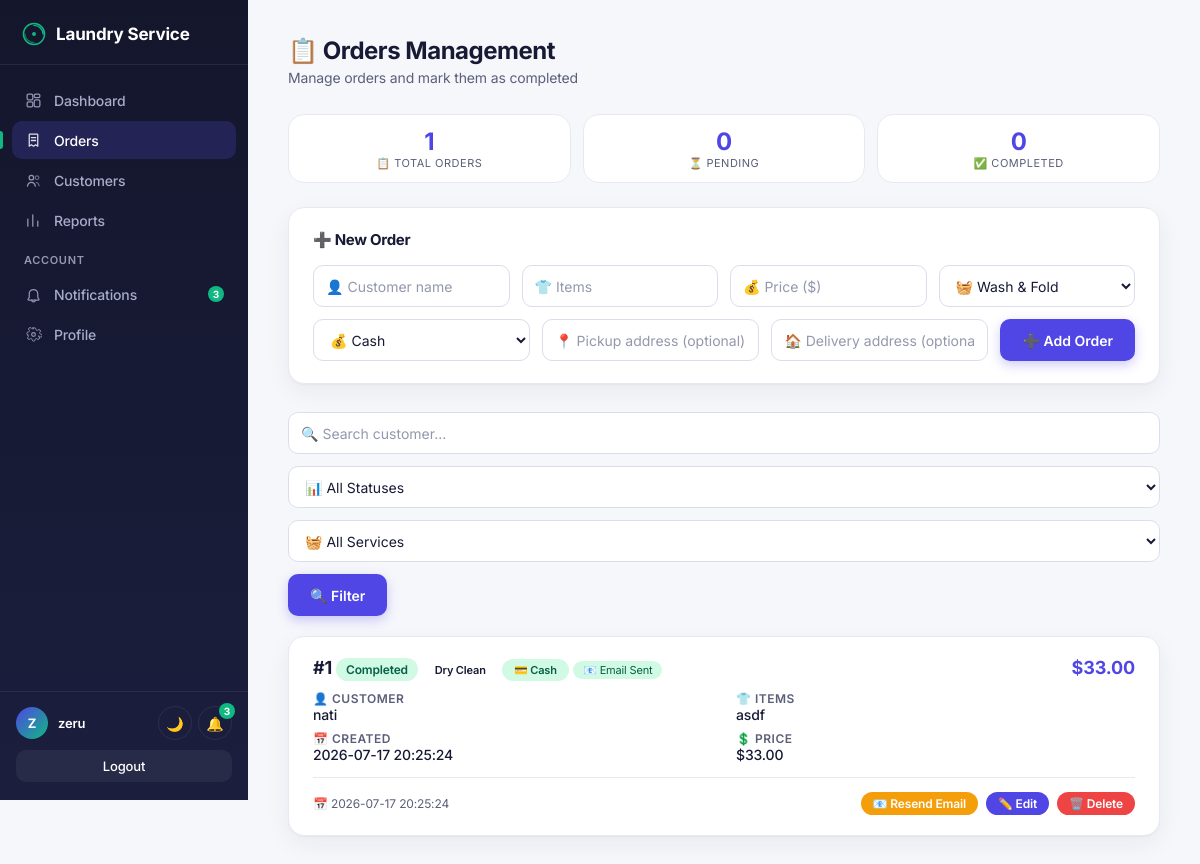
/orders/advanced (signed in), run on the app's committed database.
### tables this page shows
CREATE TABLE orders (
                id INTEGER PRIMARY KEY AUTOINCREMENT,
                customer_name TEXT NOT NULL,
                item_description TEXT NOT NULL,
                price REAL NOT NULL,
                status TEXT NOT NULL DEFAULT 'Pending',
                service_type TEXT DEFAULT 'Wash & Fold',
                payment_method TEXT DEFAULT 'Cash',
                pickup_address TEXT,
                delivery_address TEXT,
                weight REAL DEFAULT 0,
                created_at TEXT DEFAULT CURRENT_TIMESTAMP
            );

### app.py (the view, shortened to what this page needs)
@app.route("/orders/advanced", methods=["GET", "POST"])
@login_required
def orders_advanced():
    search = request.args.get("search", "").strip()
    status_filter = request.args.get("status", "").strip()
    service_filter = request.args.get("service_type", "").strip()
    query = "SELECT * FROM orders WHERE 1=1"
    params = []
    if search:
        query += " AND customer_name LIKE ?"
        params.append(f"%{search}%")
    if status_filter:
        query += " AND status = ?"
        params.append(status_filter)
    if service_filter:
        query += " AND service_type = ?"
        params.append(service_filter)
    query += " ORDER BY id DESC"
    with get_db() as conn:
        orders = conn.execute(query, params).fetchall()
    return render_template("orders_advanced.html",
                         orders=orders,
                         search=search,
                         status_filter=status_filter,
                         service_filter=service_filter)

### app.py (called while the page is built)
@app.context_processor
def inject_csrf():
    if "csrf_token" not in session:
        session["csrf_token"] = secrets.token_hex(16)
    return {"csrf_token": session.get("csrf_token")}

def login_required(f):
    @wraps(f)
    def decorated_function(*args, **kwargs):
        if "username" not in session:
            flash("Please log in first.")
            return redirect(url_for("login"))
        return f(*args, **kwargs)
    return decorated_function

@app.context_processor
def inject_notifications():
    if "username" not in session:
        return {}
    with get_db() as conn:
        unread_count = conn.execute("SELECT COUNT(*) FROM notifications WHERE is_read = 0").fetchone()[0]
        recent_notifications = conn.execute("SELECT * FROM notifications ORDER BY id DESC LIMIT 5").fetchall()
    return {
        "unread_count": unread_count,
        "recent_notifications": recent_notifications,
    }

### database.py (called while the page is built)
def get_connection():
    conn = sqlite3.connect(DB_NAME)
    conn.row_factory = sqlite3.Row
    return conn

def get_db():
    from contextlib import contextmanager
    @contextmanager
    def db_connection():
        conn = get_connection()
        try:
            yield conn
            conn.commit()
        except Exception:
            conn.rollback()
            raise
        finally:
            conn.close()
    return db_connection()

### templates/orders_advanced.html (shortened to what this page needs)
{% extends "base.html" %}
{% block extra_styles %}
<link rel="stylesheet" href="{{ url_for('static', filename='dashboard.css') }}">
{% endblock %}
{% block content %}
{% include "_navbar.html" %}
<div class="dashboard-content">
    <h1>📋 Orders Management</h1>
    <p class="subtitle">Manage orders and mark them as completed</p>
    {% set total = orders|length %}
    {% set pending = 0 %}
    {% set completed = 0 %}
    {% for order in orders %}
        {% if order["status"] == "Pending" %}{% set pending = pending + 1 %}{% endif %}
        {% if order["status"] == "Completed" %}{% set completed = completed + 1 %}{% endif %}
    {% endfor %}
    <div class="stats-bar">
        <div class="stat-item">
            <div class="number">{{ total }}</div>
            <div class="label">📋 Total Orders</div>
        </div>
        <div class="stat-item">
            <div class="number">{{ pending }}</div>
            <div class="label">⏳ Pending</div>
        </div>
        <div class="stat-item">
            <div class="number">{{ completed }}</div>
            <div class="label">✅ Completed</div>
        </div>
    </div>
    <div class="order-form-card">
        <h2>➕ New Order</h2>
        <form method="POST" action="{{ url_for('orders_advanced') }}" class="order-form">
            <input type="text" name="customer_name" placeholder="👤 Customer name" required>
            <input type="text" name="item_description" placeholder="👕 Items" required>
            <input type="number" step="0.01" name="price" placeholder="💰 Price ($)" required>
            <select name="service_type">
                <option value="Wash & Fold">🧺 Wash & Fold</option>
            </select>
            <select name="payment_method">
                <option value="Cash">💰 Cash</option>
            </select>
            <input type="text" name="pickup_address" placeholder="📍 Pickup address (optional)">
            <input type="text" name="delivery_address" placeholder="🏠 Delivery address (optional)">
            <button type="submit">➕ Add Order</button>
        </form>
    </div>
    <div class="filter-bar">
        <form method="GET" action="{{ url_for('orders_advanced') }}" class="filter-form">
            <input type="text" name="search" placeholder="🔍 Search customer..." value="{{ search or '' }}">
            <select name="status">
                <option value="">📊 All Statuses</option>
            </select>
            <select name="service_type">
                <option value="">🧺 All Services</option>
            </select>
            <button type="submit" class="filter-btn">🔍 Filter</button>
        </form>
    </div>
    {% for order in orders %}
    <div class="order-card">
        <div class="order-header">
            <div>
                <span class="order-id">#{{ order["id"] }}</span>
                <span class="status-badge status-{{ order['status'] }}">
                    {{ order["status"] }}
                </span>
                <span class="service-badge badge-{{ order['service_type']|replace('&', '')|replace(' ', '') }}">
                    {{ order["service_type"] }}
                </span>
                <span class="service-badge payment-{{ order['payment_method']|replace(' ', '') }}">
                    💳 {{ order["payment_method"] }}
                </span>
                {% if order["status"] == "Completed" %}
                    <span class="email-badge">📧 Email Sent</span>
                {% endif %}
            </div>
            <div style="font-size:18px; font-weight:700; color:var(--primary);">
                ${{ "%.2f"|format(order["price"]) }}
            </div>
        </div>
        <div class="order-body">
            <div>
                <div class="label">👤 Customer</div>
                <div class="value">{{ order["customer_name"] }}</div>
            </div>
            <div>
                <div class="label">👕 Items</div>
                <div class="value">{{ order["item_description"] }}</div>
            </div>
            <div>
                <div class="label">📅 Created</div>
                <div class="value">{{ order["created_at"] }}</div>
            </div>
            <div>
                <div class="label">💲 Price</div>
                <div class="value">${{ "%.2f"|format(order["price"]) }}</div>
            </div>
        </div>
        <div class="order-footer">
            <div style="font-size:12px; color:var(--text-secondary);">
                📅 {{ order["created_at"] }}
            </div>
            <div class="btn-group">
                {% if order["status"] == "Completed" %}
                    <a href="{{ url_for('notify_customer', order_id=order['id']) }}" class="btn btn-notify btn-sm">📧 Resend Email</a>
                {% endif %}
                <a href="{{ url_for('edit_order', order_id=order['id']) }}" class="btn btn-edit btn-sm">✏️ Edit</a>
                <a href="{{ url_for('delete_order', order_id=order['id']) }}" class="btn btn-delete btn-sm" onclick="return confirm('Delete order #{{ order['id'] }}?');">🗑️ Delete</a>
            </div>
        </div>
    </div>
    {% else %}
    <div class="order-card" style="text-align:center; color:var(--text-tertiary); padding:60px 20px;">
        <div style="font-size:48px; margin-bottom:16px;">📭</div>
        <h3 style="font-weight:400;">No Orders Yet</h3>
        <p>Add your first order using the form above!</p>
    </div>
    {% endfor %}
</div>
{% endblock %}

### static/theme.css (style rules this page uses)
:root { --bg: #F6F7FB; --card-bg: #FFFFFF; --border-color: #E7E9F2; --input-bg: #FFFFFF; --input-border: #DBDEEA; --table-header-bg: #F7F8FC; --table-row-border: #EEF0F7; --text-primary: #171A34; --text-secondary: #5B5F79; --text-tertiary: #9498AD; --label-color: #3B3F5C; --left-panel-text: #C9CCEE; --primary: #4F46E5; --primary-dark: #4338CA; --primary-darker: #312E81; --primary-tint: #EEEDFC; --accent: #10B981; --accent-dark: #059669; --sidebar-bg: #14162C; --sidebar-bg-end: #1B1E3D; --sidebar-text: #A9ACC9; --sidebar-text-active: #FFFFFF; --sidebar-border: rgba(255, 255, 255, 0.08); --sidebar-active-bg: rgba(99, 91, 255, 0.18); --sidebar-hover-bg: rgba(255, 255, 255, 0.05); --status-pending-bg: #FEF3C7; --status-pending-text: #92400E; --status-completed-bg: #D1FAE5; --status-completed-text: #065F46; --error-bg: #FDECEC; --error-text: #C0392B; --flash-bg: #EEF0FE; --flash-text: #4338CA; --dark-btn-bg: #3B3F5C; --dark-btn-hover: #4B4F73; --shadow-card: 0 1px 2px rgba(23, 26, 52, 0.04), 0 8px 24px rgba(23, 26, 52, 0.06); --shadow-card-hover: 0 4px 8px rgba(23, 26, 52, 0.06), 0 16px 32px rgba(23, 26, 52, 0.10); --shadow-button: 0 4px 12px rgba(79, 70, 229, 0.28); --radius-pill: 999px; --radius-card: 16px; --radius-input: 10px; --radius-button: 10px; --font-display: 'Inter', -apple-system, BlinkMacSystemFont, sans-serif; --font-body: 'Inter', -apple-system, BlinkMacSystemFont, sans-serif; --font-mono: 'JetBrains Mono', 'Courier New', monospace; }
body { font-family: var(--font-body); background-color: var(--bg); color: var(--text-primary); transition: background-color 0.3s ease, color 0.3s ease; -webkit-font-smoothing: antialiased; letter-spacing: -0.01em; }
h1, h2, .left-panel h1, .nav-brand, .card h2, .order-form-card h2 { font-family: var(--font-display); font-weight: 700; letter-spacing: -0.02em; }
body, .card, .stat-card, .order-form-card, .table-card, .order-card, .customer-card, input, select, textarea, .navbar, .sidebar, .left-panel, .right-panel, .flash-box, .error-message, .dashboard-content { transition: background-color 0.3s ease, color 0.3s ease, border-color 0.3s ease, box-shadow 0.3s ease; }
.stat-card, .order-form-card, .table-card, .order-card, .customer-card { position: relative; background-color: var(--card-bg); border: 1px solid var(--border-color); border-radius: var(--radius-card); box-shadow: var(--shadow-card); transition: all 0.2s ease; }
body { animation: page-fade-in 0.35s ease both; }
button:not(.theme-toggle):not(.notification-bell):not(.sidebar-toggle) { transition: transform 0.15s ease, box-shadow 0.15s ease, background-color 0.15s ease; }
input, select, textarea { background-color: var(--input-bg); color: var(--text-primary); border: 1px solid var(--input-border); border-radius: var(--radius-input); padding: 10px 14px; font-size: 14px; font-family: var(--font-body); transition: all 0.2s ease; width: 100%; }
input::placeholder { color: var(--text-tertiary); }
.sidebar ~ .dashboard-content { margin-left: 248px; }
.status-badge { display: inline-block; padding: 4px 10px; border-radius: 999px; font-size: 12px; font-weight: 600; }
.status-Completed { background-color: var(--status-completed-bg); color: var(--status-completed-text); }
.service-badge { display: inline-block; padding: 4px 12px; border-radius: 999px; font-size: 11px; font-weight: 600; }
.payment-Cash { background: #D1FAE5; color: #065F46; }
.order-form-card, .table-card, .order-card, .customer-card { animation: card-fade-up 0.4s ease 0.06s both; }
.status-badge { display: inline-block; animation: badge-pop 0.25s ease both; }

### data on the page
orders: id "1", status "Completed", service_type "Dry Clean", payment_method "Cash", shows "📧 Email Sent", price "33.00", customer_name "nati", item_description "asdf", created_at "2026-07-17 20:25:24"

### other printed values
{{ unread_count }} "3"
{{ session.get('username', 'U')[0]|upper }} "Z"
{{ session.get('username', '') }} "zeru"
{{ total }} "1"
{{ pending }} "0"
{{ completed }} "0"
